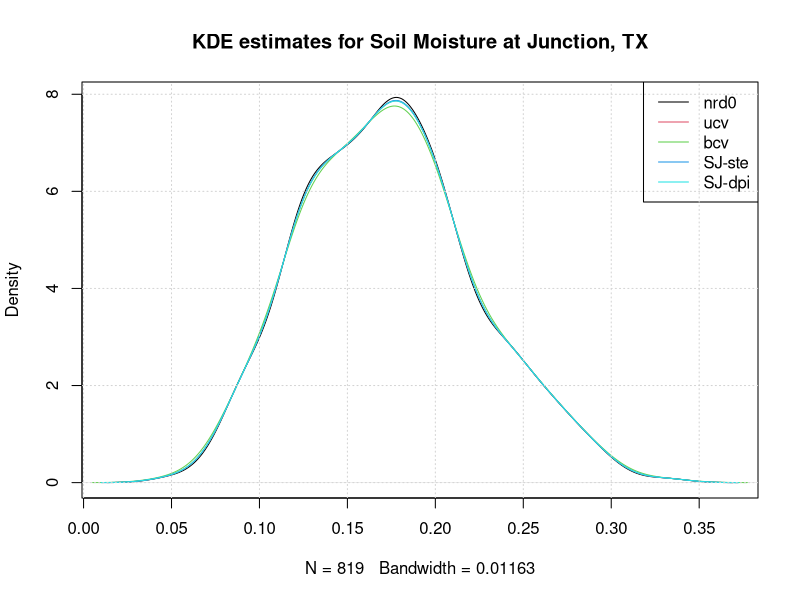

The R source for this figure:
# Script to plot KDE using various Kernels
# Assumes default bandwidth

# Set working directory
setwd('D:\\Dropbox\\CE5331-Probabilistic Methods- Fall2019')

# Read the data
a <- read.csv('soilmoisturedata.csv')

# Extract soil moisture for Junction station
JSM <- a$Junction..mm
summary(JSM)
# Normalize it to dimensionless soil moisture
JSM <- JSM/1600
summary(JSM)

# KDE with different bandwidths
plot(density(JSM),main="KDE estimates for Soil Moisture at Junction, TX",col=1)
lines(density(JSM,bw='ucv'),col=2)
lines(density(JSM,bw='bcv'),col=3)
lines(density(JSM,bw='SJ-ste'),col=4)
lines(density(JSM,bw='SJ-dpi'),col=5)
legend('topright',legend=c('nrd0','ucv','bcv','SJ-ste','SJ-dpi'),
col=c(1,2,3,4,5),lty=c(1,1,1,1,1))
grid()

# Calculate the bandwidths
nrd0 <- bw.nrd0(JSM)
ucv <- bw.ucv(JSM)
bcv <- bw.bcv(JSM)
SJ.ste <- bw.SJ(JSM,method='ste')
SJ.dpi <- bw.SJ(JSM,method='dpi')
cat(nrd0,ucv,bcv,SJ.ste,SJ.dpi,'\n')

